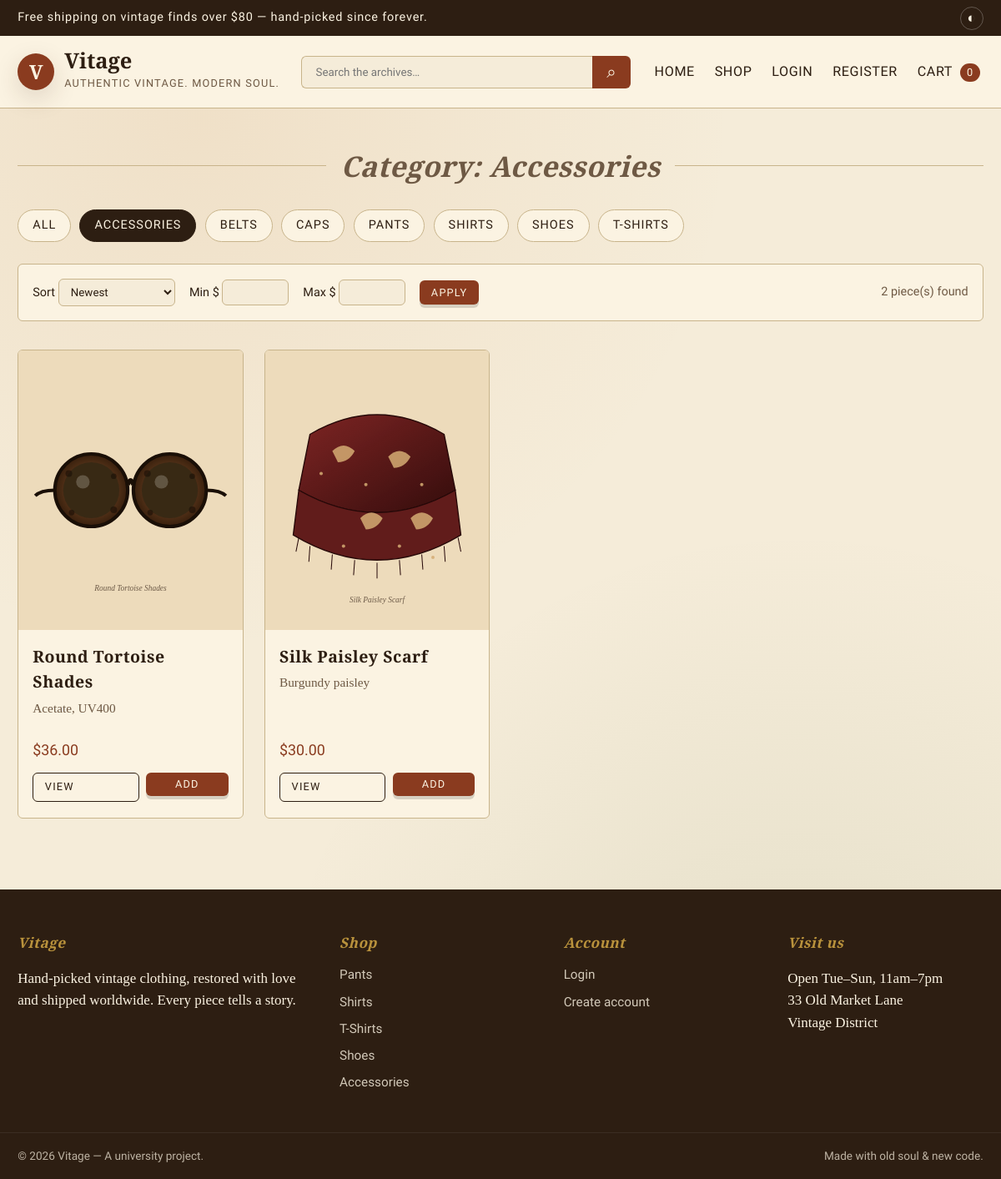
The app's page /shop.php?cat=accessories with its own data.
### tables this page shows
CREATE TABLE categories (
    id          INT AUTO_INCREMENT PRIMARY KEY,
    name        VARCHAR(80) NOT NULL UNIQUE,
    slug        VARCHAR(80) NOT NULL UNIQUE,
    description VARCHAR(255) DEFAULT NULL
);

CREATE TABLE products (
    id              INT AUTO_INCREMENT PRIMARY KEY,
    category_id     INT NOT NULL,
    name            VARCHAR(150) NOT NULL,
    short_desc      VARCHAR(255) DEFAULT NULL,
    description     TEXT,
    price           DECIMAL(10,2) NOT NULL,
    stock           INT NOT NULL DEFAULT 0,
    sizes           VARCHAR(120) DEFAULT 'S,M,L',
    image_1         VARCHAR(255) DEFAULT NULL,
    image_2         VARCHAR(255) DEFAULT NULL,
    image_3         VARCHAR(255) DEFAULT NULL,
    is_featured     TINYINT(1) NOT NULL DEFAULT 0,
    views           INT NOT NULL DEFAULT 0,
    created_at      TIMESTAMP NOT NULL DEFAULT CURRENT_TIMESTAMP,
    CONSTRAINT fk_products_category FOREIGN KEY (category_id)
        REFERENCES categories(id) ON DELETE CASCADE
);

### includes/functions.php (called while the page is built, shortened)
<?php
function base_url(): string {
    static $base = null;
    if ($base !== null) return $base;
    $script = str_replace('\\', '/', dirname($_SERVER['SCRIPT_NAME']));
    $script = preg_replace('#/(admin|api)(/.*)?$#', '', $script);
    $base = rtrim($script, '/');
    return $base;
}
function url(string $path = ''): string {
    return base_url() . '/' . ltrim($path, '/');
}
function e(?string $value): string {
    return htmlspecialchars((string)$value, ENT_QUOTES | ENT_SUBSTITUTE, 'UTF-8');
}
function money(float $n): string {
    return '$' . number_format($n, 2);
}

### shop.php (the view, shortened to what this page needs)
<?php
require_once __DIR__ . '/includes/functions.php';
$q     = trim($_GET['q']   ?? '');
$cat   = trim($_GET['cat'] ?? '');
$sort  = $_GET['sort'] ?? 'newest';
$page  = max(1, (int)($_GET['page'] ?? 1));
$per   = 12;
$off   = ($page - 1) * $per;
$where = ['1=1'];
$args  = [];
if ($cat !== '') {
    $where[] = 'c.slug = ?';
    $args[]  = $cat;
}
$order = match ($sort) {
    'price_asc'  => 'p.price ASC',
    'price_desc' => 'p.price DESC',
    'name'       => 'p.name ASC',
    default      => 'p.created_at DESC',
};
$whereSql = implode(' AND ', $where);
$countStmt = $pdo->prepare(
    "SELECT COUNT(*) FROM products p JOIN categories c ON c.id = p.category_id WHERE $whereSql"
);
$countStmt->execute($args);
$total = (int)$countStmt->fetchColumn();
$stmt = $pdo->prepare(
    "SELECT p.*, c.slug AS cat_slug, c.name AS cat_name
       FROM products p
       JOIN categories c ON c.id = p.category_id
      WHERE $whereSql
      ORDER BY $order
      LIMIT $per OFFSET $off"
);
$stmt->execute($args);
$products = $stmt->fetchAll();
$categories = $pdo->query('SELECT * FROM categories ORDER BY name')->fetchAll();
include __DIR__ . '/includes/header.php';
?>
<div class="container">
    <div class="section-title"><h2>
        <?= $cat ? 'Category: ' . e(ucfirst($cat)) : ($q ? 'Search: ' . e($q) : 'All vintage finds') ?>
    </h2></div>
    <div class="cat-pills">
        <a class="cat-pill <?= $cat === '' ? 'active' : '' ?>" href="<?= url('shop.php') ?>">All</a>
        <?php foreach ($categories as $c): ?>
            <a class="cat-pill <?= $cat === $c['slug'] ? 'active' : '' ?>"
               href="<?= url('shop.php?cat=' . e($c['slug'])) ?>"><?= e($c['name']) ?></a>
        <?php endforeach; ?>
    </div>
    <form class="filter-bar" method="get">
        <label>Sort
            <select name="sort" onchange="this.form.submit()">
                <option value="newest"     <?= $sort==='newest'?'selected':'' ?>>Newest</option>
            </select>
        </label>
        <label>Min $ <input type="number" name="min" min="0" step="1" value="<?= e((string)($_GET['min'] ?? '')) ?>" style="width:80px"></label>
        <label>Max $ <input type="number" name="max" min="0" step="1" value="<?= e((string)($_GET['max'] ?? '')) ?>" style="width:80px"></label>
        <button class="btn btn-sm" type="submit">Apply</button>
        <span style="margin-left:auto;color:var(--muted)"><?= (int)$total ?> piece(s) found</span>
    </form>
    <?php if (!$products): ?>
        <div class="empty">
            <h3 style="font-style:italic">Nothing in the archive matches.</h3>
            <p>Try clearing your filters or browsing all categories.</p>
            <a class="btn" href="<?= url('shop.php') ?>">See everything</a>
        </div>
    <?php else: ?>
        <div class="products">
            <?php foreach ($products as $p): include __DIR__ . '/includes/_product_card.php'; endforeach; ?>
        </div>
    <?php endif; ?>
</div>
<?php include __DIR__ . '/includes/footer.php'; ?>

### includes/_product_card.php (shortened to what this page needs)
<article class="product-card fade-up">
    <a href="<?= url('product.php?id=' . (int)$p['id']) ?>" class="img-wrap">
        <?php if (!empty($p['is_featured'])): ?>
            <span class="badge">Featured</span>
        <?php elseif ((int)$p['stock'] <= 0): ?>
            <span class="badge" style="background:var(--muted)">Sold out</span>
        <?php endif; ?>
        <img src="<?= url(e($p['image_1'] ?: 'assets/images/p1.svg')) ?>"
             alt="<?= e($p['name']) ?>" loading="lazy">
    </a>
    <div class="body">
        <h3><a href="<?= url('product.php?id=' . (int)$p['id']) ?>" style="color:var(--ink)"><?= e($p['name']) ?></a></h3>
        <p class="short"><?= e($p['short_desc'] ?? '') ?></p>
        <div style="display:flex;justify-content:space-between;align-items:center;margin-top:auto">
            <span class="price"><?= money((float)$p['price']) ?></span>
        </div>
        <div class="actions">
            <a class="btn btn-outline btn-sm" href="<?= url('product.php?id=' . (int)$p['id']) ?>">View</a>
            <?php if ((int)$p['stock'] > 0): ?>
                <form class="ajax-add-cart" method="post" action="<?= url('api/add_to_cart.php') ?>">
                    <button class="btn btn-sm" type="submit">Add</button>
                </form>
            <?php endif; ?>
        </div>
    </div>
</article>

### assets/css/style.css (style rules this page uses)
:root { --bg: #f5ecd9; --bg-2: #ead7b6; --paper: #fbf3e2; --ink: #2d1e12; --muted: #6e5944; --accent: #8a3b1f; --accent-2: #c98a4b; --leaf: #586f3c; --gold: #b9923c; --border: #c8b48b; --shadow: 0 10px 30px rgba(70, 40, 20, 0.15); --serif: 'Playfair Display', 'Cormorant Garamond', Georgia, serif; --display: 'Cormorant Garamond', 'Playfair Display', Georgia, serif; --type: 'Special Elite', 'Courier New', monospace; --radius: 6px; }
* { box-sizing: border-box; }
html, body { margin: 0; padding: 0; background: var(--bg); color: var(--ink); font-family: var(--serif); font-size: 17px; line-height: 1.55; }
body { background-image: radial-gradient(circle at 20% 10%, rgba(201,138,75,0.12), transparent 40%), radial-gradient(circle at 80% 90%, rgba(88,111,60,0.10), transparent 40%); min-height: 100vh; }
img { max-width: 100%; display: block; }
a { color: var(--accent); text-decoration: none; transition: color .2s ease; }
h1, h2, h3, h4 { font-family: var(--display); font-weight: 700; letter-spacing: 0.5px; margin: 0 0 .6em; color: var(--ink); }
h2 { font-size: 2rem; }
h3 { font-size: 1.4rem; }
.container { max-width: 1200px; margin: 0 auto; padding: 0 1.25rem; }
.btn { display: inline-block; padding: .7rem 1.4rem; background: var(--accent); color: var(--paper); font-family: var(--type); letter-spacing: 1.2px; text-transform: uppercase; font-size: .85rem; border: none; border-radius: var(--radius); cursor: pointer; transition: transform .15s ease, background .2s ease, box-shadow .2s ease; box-shadow: 0 4px 0 rgba(0,0,0,0.15); }
.btn-outline { background: transparent; color: var(--ink); border: 1px solid var(--ink); box-shadow: none; }
.btn-sm { padding: .4rem .8rem; font-size: .75rem; }
.cat-pills { display: flex; flex-wrap: wrap; gap: .6rem; margin: 1.5rem 0; }
.cat-pill { padding: .45rem 1rem; border: 1px solid var(--border); border-radius: 999px; color: var(--ink); background: var(--paper); font-family: var(--type); font-size: .85rem; text-transform: uppercase; letter-spacing: 1px; }
.cat-pill:hover, .cat-pill.active { background: var(--ink); color: var(--paper); border-color: var(--ink); }
.section-title { display: flex; align-items: center; gap: 1rem; margin: 2.5rem 0 1.2rem; }
.section-title::before, .section-title::after { content: ''; flex: 1; height: 1px; background: var(--border); }
.section-title h2 { font-style: italic; margin: 0; color: var(--muted); }
.products { display: grid; grid-template-columns: repeat(auto-fill, minmax(240px, 1fr)); gap: 1.5rem; }
.product-card { background: var(--paper); border: 1px solid var(--border); border-radius: var(--radius); overflow: hidden; transition: transform .25s ease, box-shadow .25s ease; position: relative; display: flex; flex-direction: column; }
.product-card .img-wrap { aspect-ratio: 4/5; overflow: hidden; background: var(--bg-2); position: relative; }
.product-card .img-wrap img { width: 100%; height: 100%; object-fit: cover; transition: transform .6s ease, filter .4s ease; filter: sepia(8%) saturate(90%); }
.product-card .badge { position: absolute; top: .6rem; left: .6rem; background: var(--accent); color: var(--paper); font-family: var(--type); font-size: .7rem; letter-spacing: 1px; padding: .2rem .6rem; border-radius: 999px; }
.product-card .body { padding: 1rem 1rem 1.1rem; display: flex; flex-direction: column; flex: 1; }
.product-card h3 { font-size: 1.15rem; margin: 0 0 .25rem; }
.product-card .short { color: var(--muted); font-size: .9rem; margin: 0 0 .6rem; min-height: 2.5em; }
.product-card .price { font-family: var(--type); font-size: 1.05rem; color: var(--accent); }
.product-card .actions { display: flex; gap: .5rem; margin-top: .75rem; }
.product-card .actions a, .product-card .actions form { flex: 1; }
.product-card .actions .btn { width: 100%; }
.filter-bar { display: flex; flex-wrap: wrap; gap: 1rem; align-items: center; margin: 1rem 0 2rem; padding: 1rem; background: var(--paper); border: 1px solid var(--border); border-radius: var(--radius); font-family: var(--type); font-size: .85rem; }
.filter-bar select, .filter-bar input { padding: .4rem .6rem; border: 1px solid var(--border); border-radius: var(--radius); background: var(--bg); color: var(--ink); font-family: var(--type); }
.fade-up { animation: fadeUp .6s ease both; }
.fade-up:nth-child(2) { animation-delay: .05s; }

### records on screen
categories: name "ACCESSORIES"
categories: name "BELTS"
categories: name "CAPS"
categories: name "PANTS"
categories: name "SHIRTS"
categories: name "SHOES"
categories: name "T-SHIRTS"
products: image_1 (picture), name "Round Tortoise Shades", short_desc "Acetate, UV400", price "$36.00"
products: image_1 (picture), name "Silk Paisley Scarf", short_desc "Burgundy paisley", price "$30.00"

### other values on screen
SITE_NAME "Vitage"
SITE_TAGLINE "AUTHENTIC VINTAGE. MODERN SOUL."
$cartCount "0"
$cat "Accessories"
$total "2"
